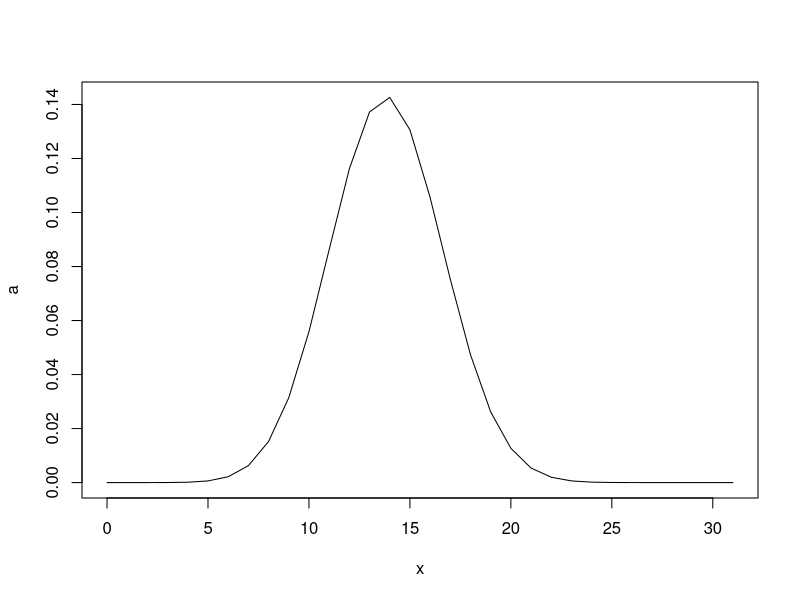
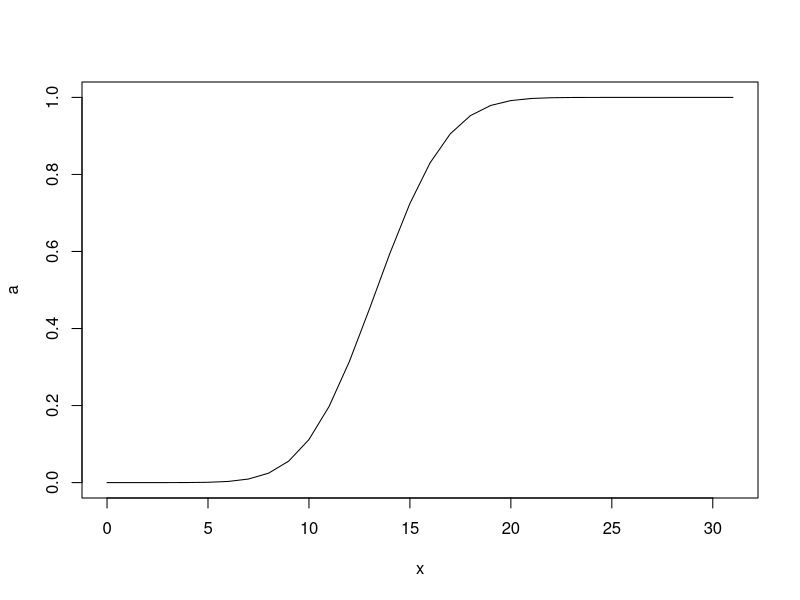

These charts were generated, in order, by the following R code:
#q1
# Roll 12 dice simultaneously, and let X denotes the number of 6’s that appear. Calculate the probability of getting 7, 8 or 9, 6’s using R.
#(Try using the function pbinom;If we set S = {get a 6 on one roll}, P(S) = 1/6 and the rolls constitute Bernoulli trials;
#thus X ∼ binom(size=12, prob=1/6) and we are looking for P(7 ≤ X ≤ 9).
#Using dbinom
a <- dbinom(7,12,1/6)
b <- dbinom(8,12,1/6)
c <- dbinom(9,12,1/6)
print(a+b+c)
          

a <- pbinom(9,12,1/6)
b <- pbinom(6,12,1/6)
print(a-b)


#Q2
#Assume that the test scores of a college entrance exam fits a normal distribution.
#Furthermore, the mean test score is 72, and the standard deviation is 15.2. What is
#the percentage of students scoring 84 or more in the exam?
#Using pnorm
a <- pnorm(84,72,15.2, lower.tail = FALSE)
print(a)
#Alternate
a <- pnorm(84,72,15.2)
print(1-a)



#Q3
#On the average, five cars arrive at a particular car wash every hour. Let X count the
#number of cars that arrive from 10AM to 11AM, then X ∼Poisson(λ = 5). What is
#probability that no car arrives during this time.
#using dpois
a <- dpois(0,5)
print(a)


#Next, suppose the car wash above is in operation from 8AM to 6PM, and we let Y be the number of customers that
#appear in this period. Since this period covers a total of 10 hours, we get that Y ∼
#Poisson(λ = 5×10 = 50). What is the probability that there are between 48 and 50
#customers, inclusive?
#using dpois
print(sum(dpois(48:50,50)))





#Q4
#Suppose in a certain shipment of 250 Pentium processors there are 17 defective processors. A quality control consultant randomly collects 5 processors for inspection to
#determine whether or not they are defective. Let X denote the number of defectives
#in the sample. Find the probability of exactly 3 defectives in the sample, that is, find P(X = 3).
#using dhyper
a <- dhyper(3,17,233,5)
print(a)



#Q5
#A recent national study showed that approximately 44.7% of college students have
#used Wikipedia as a source in at least one of their term papers. Let X equal the
#number of students in a random sample of size n = 31 who have used Wikipedia as a source.
#(a) How is X distributed?
X ~ binom(31,0.447)
#(b) Sketch the probability mass function.
#using dbinom
x <- c(0:31)
a <- dbinom(x,31,0.447)
print(a)
plot(x,a,type='l')
#(c) Sketch the cumulative distribution function.
#using pbinom
x <- c(0:31)
a <- pbinom(x,31,0.447)
print(a)
plot(x,a,type='l')
#(d) Find mean, variance and standard deviation of X.
#using dbinom
x <- c(0:31)
a <- dbinom(x,31,0.447)
meanx <- sum(x*a)
varx <- sum(((x-meanx)^2)*a)
sdx <- sqrt(varx)
print(meanx)
print(varx)
print(sdx)
  